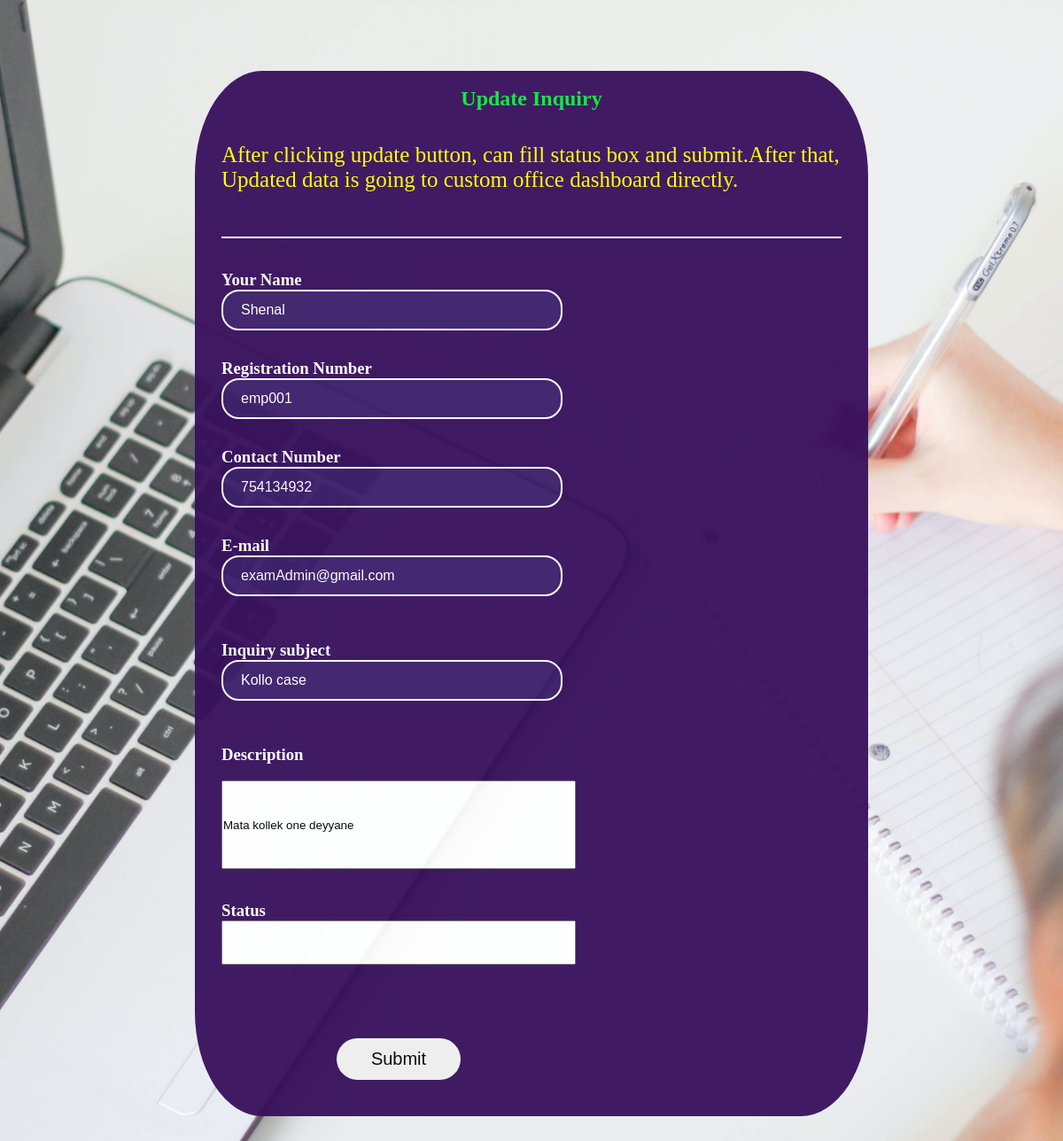
/php/update.php?updateid=26, run on the app's committed database.
### tables this page shows
CREATE TABLE `inquiry` (
  `id` int(11) NOT NULL,
  `name` varchar(300) NOT NULL,
  `Registration` varchar(150) NOT NULL,
  `phone` int(10) NOT NULL,
  `email` varchar(300) NOT NULL,
  `Inquirytype` enum('type1','type2','type3','type4') NOT NULL,
  `subject` varchar(300) NOT NULL,
  `description` varchar(300) NOT NULL,
  `status` varchar(300) DEFAULT NULL
);

### php/update.php (the view, shortened to what this page needs)
<?php
    include 'includes/config.php';
    $id=$_GET['updateid'];
?>
    <?php
    $readTable="SELECT name,Registration,phone,email,subject,description FROM inquiry WHERE id='$id'";
    $readData = $conn->query($readTable);
                            if ($readData->num_rows > 0){
                            while($row = $readData->fetch_assoc()){
                                $Your_Name=$row['name'];
                                $Registration_Number=$row['Registration'];
                                $Contact_Number=$row['phone'];
                                $Email=$row['email'];
                                $Inquiry_subject=$row['subject'];
                                $Description=$row['description'];
                            }
                        }
    ?>
<!DOCTYPE html>
<html lang="en">
<head>
    <link rel="stylesheet" type="text/css" href="../css/header.css">
    <link rel="stylesheet" type="text/css" href="../css/footer.css">
    <link rel="stylesheet" type="text/css" href="../css/inquiry.css">
</head>
<body>
    <div id="form" >
        <br>
        <h2 style="text-align: center; color:rgb(10, 233, 58)">Update Inquiry</h2><br><br>
        <p class="para2">After clicking update button, can fill status box and submit.After that, Updated data is going to custom office dashboard directly.</p>
        <hr color="white">
        <br><br>
        <form action="" method = "post">
            <h3>Your Name </h3><input type="text" name="name" class="Name"  value="<?php echo $Your_Name; ?>"
            placeholder="Your Name"  required> <br>
            <h3>Registration Number </h3><input type="text" class="Registration" value="<?php echo $Registration_Number; ?>" name="Registration" placeholder="st001" required>
            <br>
            <h3>Contact Number </h3> <input type="tel" name="phone" class = "p_No" value="<?php echo $Contact_Number; ?>" pattern="[0-9]{10}"  placeholder="Contact Number"
                required></h3><br>
            <h3>E-mail </h3><input type="text" name = "email" class="email" value="<?php echo $Email; ?>" pattern = "[a-z0-9]+@+[a-z]+/.[a-z]{2-3}" placeholder="Email" required> <br>
            <br>
            <h3>Inquiry subject </h3><input type="text" class="subject" value="<?php echo $Inquiry_subject; ?>" name="subject" required> <br><br>
            <h3>Description </h3><br>
            <input type="text" class="descripton" value="<?php echo $Description; ?>" name="description">
            <br><br><br>
            <h3>Status</h3><input Type="text" class="status" name="status"><br><br>
            <input type="submit" name = "submit" class="submit" >
        </form>
    </div>
</body>
</html>

### css/header.css (style rules this page uses)
* { margin: 0; padding: 0; box-sizing: border-box; }
body { overflow-x: hidden; }

### css/inquiry.css (style rules this page uses)
body { background-image: url(../images/background.jpg); background-size: cover; background-position: center; min-height: 100vh; max-width: 100%; }
.para2 { color: yellow; font-size: 25px; margin-top: 0px; margin-bottom: 50px; }
#form { background-color: rgb(55, 16, 92); color: white; border-radius: 10%; box-sizing: content-box; width: 700px; height: 1150px; margin:5em auto; padding: 0px 30px 30px 30px; margin-bottom: 90px; opacity: 0.95; }
.status { width: 400px; height: 50px; }
.Name, .Registration, .email, .subject, .p_No { width: 55%; font-size: 16px; background: rgba(111, 160, 233, 0.1); border-radius: 20px; color:white; box-sizing: border-box; padding: 12px 20px; border: 2px solid white; font-family: 'Lucida Sans', 'Lucida Sans Regular', 'Lucida Grande', 'Lucida Sans Unicode', Geneva, Verdana, sans-serif; margin-bottom: 32px; }
.descripton { width: 400px; height: 100px; }
.submit, .reset { font-size: 20px; width: 20%; padding: 12px 20px; margin-left: 130px; margin-top: 65px; border-radius: 40px; cursor: pointer; box-sizing: border-box; border: navy; }

### data on the page
inquiry: name "Shenal", Registration "emp001", phone "754134932", email "examAdmin@gmail.com", subject "Kollo case", description "Mata kollek one deyyane"
